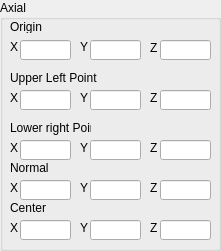
           <widget class="QGroupBox" name="groupBox_3">
            <property name="geometry">
             <rect>
              <x>250</x>
              <y>40</y>
              <width>221</width>
              <height>251</height>
             </rect>
            </property>
            <property name="title">
             <string>Axial</string>
            </property>
            <widget class="QLabel" name="label_41">
             <property name="geometry">
              <rect>
               <x>10</x>
               <y>40</y>
               <width>47</width>
               <height>13</height>
              </rect>
             </property>
             <property name="text">
              <string>X</string>
             </property>
            </widget>
            <widget class="QLineEdit" name="axial_Origin_X">
             <property name="geometry">
              <rect>
               <x>20</x>
               <y>40</y>
               <width>51</width>
               <height>20</height>
              </rect>
             </property>
            </widget>
            <widget class="QLineEdit" name="axial_Origin_Y">
             <property name="geometry">
              <rect>
               <x>90</x>
               <y>40</y>
               <width>51</width>
               <height>20</height>
              </rect>
             </property>
            </widget>
            <widget class="QLabel" name="label_42">
             <property name="geometry">
              <rect>
               <x>80</x>
               <y>40</y>
               <width>10</width>
               <height>13</height>
              </rect>
             </property>
             <property name="text">
              <string>Y</string>
             </property>
            </widget>
            <widget class="QLineEdit" name="axial_Origin_Z">
             <property name="geometry">
              <rect>
               <x>160</x>
               <y>40</y>
               <width>51</width>
               <height>20</height>
              </rect>
             </property>
            </widget>
            <widget class="QLabel" name="label_43">
             <property name="geometry">
              <rect>
               <x>150</x>
               <y>40</y>
               <width>16</width>
               <height>16</height>
              </rect>
             </property>
             <property name="text">
              <string>Z</string>
             </property>
            </widget>
            <widget class="QLineEdit" name="axial_UL_X">
             <property name="geometry">
              <rect>
               <x>20</x>
               <y>90</y>
               <width>51</width>
               <height>20</height>
              </rect>
             </property>
            </widget>
            <widget class="QLineEdit" name="axial_UL_Y">
             <property name="geometry">
              <rect>
               <x>90</x>
               <y>90</y>
               <width>51</width>
               <height>20</height>
              </rect>
             </property>
            </widget>
            <widget class="QLabel" name="label_44">
             <property name="geometry">
              <rect>
               <x>150</x>
               <y>90</y>
               <width>16</width>
               <height>16</height>
              </rect>
             </property>
             <property name="text">
              <string>Z</string>
             </property>
            </widget>
            <widget class="QLabel" name="label_45">
             <property name="geometry">
              <rect>
               <x>10</x>
               <y>90</y>
               <width>16</width>
               <height>16</height>
              </rect>
             </property>
             <property name="text">
              <string>X</string>
             </property>
            </widget>
            <widget class="QLineEdit" name="axial_UL_Z">
             <property name="geometry">
              <rect>
               <x>160</x>
               <y>90</y>
               <width>51</width>
               <height>20</height>
              </rect>
             </property>
            </widget>
            <widget class="QLabel" name="label_46">
             <property name="geometry">
              <rect>
               <x>80</x>
               <y>90</y>
               <width>21</width>
               <height>16</height>
              </rect>
             </property>
             <property name="text">
              <string>Y</string>
             </property>
            </widget>
            <widget class="QLineEdit" name="axial_LR_Z">
             <property name="geometry">
              <rect>
               <x>160</x>
               <y>140</y>
               <width>51</width>
               <height>20</height>
              </rect>
             </property>
            </widget>
            <widget class="QLabel" name="label_47">
             <property name="geometry">
              <rect>
               <x>80</x>
               <y>140</y>
               <width>16</width>
               <height>16</height>
              </rect>
             </property>
             <property name="text">
              <string>Y</string>
             </property>
            </widget>
            <widget class="QLineEdit" name="axial_LR_Y">
             <property name="geometry">
              <rect>
               <x>90</x>
               <y>140</y>
               <width>51</width>
               <height>20</height>
              </rect>
             </property>
            </widget>
            <widget class="QLineEdit" name="axial_LR_X">
             <property name="geometry">
              <rect>
               <x>20</x>
               <y>140</y>
               <width>51</width>
               <height>20</height>
              </rect>
             </property>
            </widget>
            <widget class="QLabel" name="label_48">
             <property name="geometry">
              <rect>
               <x>10</x>
               <y>140</y>
               <width>16</width>
               <height>16</height>
              </rect>
             </property>
             <property name="text">
              <string>X</string>
             </property>
            </widget>
            <widget class="QLabel" name="label_49">
             <property name="geometry">
              <rect>
               <x>150</x>
               <y>140</y>
               <width>21</width>
               <height>16</height>
              </rect>
             </property>
             <property name="text">
              <string>Z</string>
             </property>
            </widget>
            <widget class="QLabel" name="label_50">
             <property name="geometry">
              <rect>
               <x>10</x>
               <y>20</y>
               <width>47</width>
               <height>13</height>
              </rect>
             </property>
             <property name="text">
              <string>Origin</string>
             </property>
            </widget>
            <widget class="QLabel" name="label_51">
             <property name="geometry">
              <rect>
               <x>10</x>
               <y>70</y>
               <width>91</width>
               <height>16</height>
              </rect>
             </property>
             <property name="text">
              <string>Upper Left Point</string>
             </property>
            </widget>
            <widget class="QLabel" name="label_52">
             <property name="geometry">
              <rect>
               <x>10</x>
               <y>120</y>
               <width>81</width>
               <height>16</height>
              </rect>
             </property>
             <property name="text">
              <string>Lower right Point</string>
             </property>
            </widget>
            <widget class="QLabel" name="label_53">
             <property name="geometry">
              <rect>
               <x>10</x>
               <y>180</y>
               <width>16</width>
               <height>16</height>
              </rect>
             </property>
             <property name="text">
              <string>X</string>
             </property>
            </widget>
            <widget class="QLineEdit" name="axial_N_X">
             <property name="geometry">
              <rect>
               <x>20</x>
               <y>180</y>
               <width>51</width>
               <height>20</height>
              </rect>
             </property>
            </widget>
            <widget class="QLineEdit" name="axial_N_Y">
             <property name="geometry">
              <rect>
               <x>90</x>
               <y>180</y>
               <width>51</width>
               <height>20</height>
              </rect>
             </property>
            </widget>
            <widget class="QLabel" name="label_54">
             <property name="geometry">
              <rect>
               <x>10</x>
               <y>160</y>
               <width>81</width>
               <height>16</height>
              </rect>
             </property>
             <property name="text">
              <string>Normal</string>
             </property>
            </widget>
            <widget class="QLabel" name="label_55">
             <property name="geometry">
              <rect>
               <x>80</x>
               <y>180</y>
               <width>16</width>
               <height>16</height>
              </rect>
             </property>
             <property name="text">
              <string>Y</string>
             </property>
            </widget>
            <widget class="QLineEdit" name="axial_N_Z">
             <property name="geometry">
              <rect>
               <x>160</x>
               <y>180</y>
               <width>51</width>
               <height>20</height>
              </rect>
             </property>
            </widget>
            <widget class="QLabel" name="label_56">
             <property name="geometry">
              <rect>
               <x>150</x>
               <y>180</y>
               <width>21</width>
               <height>16</height>
              </rect>
             </property>
             <property name="text">
              <string>Z</string>
             </property>
            </widget>
            <widget class="QLabel" name="label_57">
             <property name="geometry">
              <rect>
               <x>80</x>
               <y>220</y>
               <width>16</width>
               <height>16</height>
              </rect>
             </property>
             <property name="text">
              <string>Y</string>
             </property>
            </widget>
            <widget class="QLineEdit" name="axial_C_X">
             <property name="geometry">
              <rect>
               <x>20</x>
               <y>220</y>
               <width>51</width>
               <height>20</height>
              </rect>
             </property>
            </widget>
            <widget class="QLabel" name="label_58">
             <property name="geometry">
              <rect>
               <x>10</x>
               <y>200</y>
               <width>81</width>
               <height>16</height>
              </rect>
             </property>
             <property name="text">
              <string>Center</string>
             </property>
            </widget>
            <widget class="QLineEdit" name="axial_C_Y">
             <property name="geometry">
              <rect>
               <x>90</x>
               <y>220</y>
               <width>51</width>
               <height>20</height>
              </rect>
             </property>
            </widget>
            <widget class="QLabel" name="label_59">
             <property name="geometry">
              <rect>
               <x>150</x>
               <y>220</y>
               <width>21</width>
               <height>16</height>
              </rect>
             </property>
             <property name="text">
              <string>Z</string>
             </property>
            </widget>
            <widget class="QLabel" name="label_60">
             <property name="geometry">
              <rect>
               <x>10</x>
               <y>220</y>
               <width>16</width>
               <height>16</height>
              </rect>
             </property>
             <property name="text">
              <string>X</string>
             </property>
            </widget>
            <widget class="QLineEdit" name="axial_C_Z">
             <property name="geometry">
              <rect>
               <x>160</x>
               <y>220</y>
               <width>51</width>
               <height>20</height>
              </rect>
             </property>
            </widget>
           </widget>
